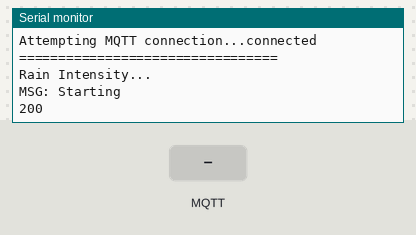
The sketch below on a simulated ESP32. Parts: the last lines printed to the serial monitor. Inputs (shaded band) come from the test bench. WiFi joins after 1.5 s; servers stay silent unless stated; uploads are accepted with an empty reply; no MQTT or app messages arrive unless stated; nothing arrives over Bluetooth unless stated; a phone connects over Bluetooth LE 3 s after start.

Above: at 2.7 s.
2.8 s: MQTT message "esp32/output" arrives on the first subscribed topic
At 5.2 s:
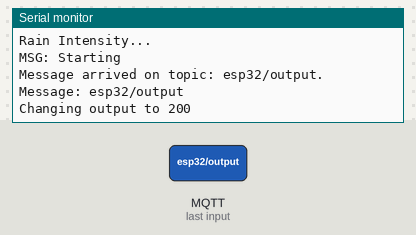
6.2 s: MQTT message "on" arrives on the first subscribed topic
At 8.14 s:
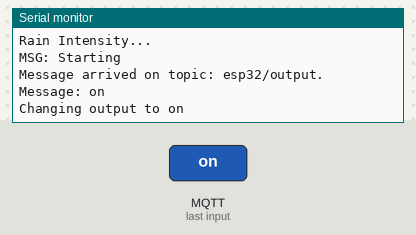
9.4 s: MQTT message "off" arrives on the first subscribed topic
At 11.35 s:
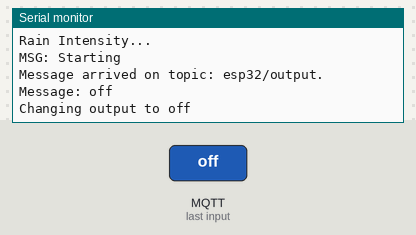
12.6 s: MQTT message "1" arrives on the first subscribed topic
At 15.8 s:
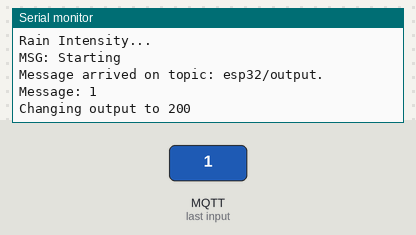

The sketch:

ble_server.ino
```cpp
#include <BLEDevice.h>
#include <BLEServer.h>
#include <WiFi.h>
#include <PubSubClient.h>
#include <HTTPClient.h>

#define SERVICE_UUID        "4fafc201-1fb5-459e-8fcc-c5c9c331914b"
#define CHARACTERISTIC_UUID "beb5483e-36e1-4688-b7f5-ea07361b26a8"

WiFiClient espClient;
PubSubClient client(espClient);
HTTPClient http;

long lastMsg = 0;
char msg[50];
int value = 0;
const char* server = "192.168.1.66";      // Broker IP Address
const char* ssid = "A-21";                // Access point name
const char* password = "secrean431038";   // Access point password


BLEServer* myServer = nullptr;
BLEService* myService = nullptr;
BLECharacteristic* myChar = nullptr;

void setup_wifi() {
  delay(10);
  Serial.println();
  Serial.print("Connecting to ");
  Serial.println(ssid);

  WiFi.begin(ssid, password);

  while (WiFi.status() != WL_CONNECTED) {
    delay(500);
    Serial.print(".");
  }

  Serial.println("");
  Serial.println("WiFi connected");
  Serial.println("IP address: ");
  Serial.println(WiFi.localIP());
}
void makeServer(){
  BLEDevice::init("Gateway");
  myServer = BLEDevice::createServer();
  myService = myServer->createService(SERVICE_UUID);
  myChar = myService->createCharacteristic(
                                         CHARACTERISTIC_UUID,
                                         BLECharacteristic::PROPERTY_READ |
                                         BLECharacteristic::PROPERTY_WRITE
                                       );
  myChar->setValue("Starting");

  myService->start();
  BLEAdvertising *pAdvertising = BLEDevice::getAdvertising();
  pAdvertising->addServiceUUID(SERVICE_UUID);
  pAdvertising->setScanResponse(true);
  pAdvertising->setMinPreferred(0x06);
  pAdvertising->setMinPreferred(0x12);
  BLEDevice::startAdvertising();
  Serial.println("Characteristic defined! Now you can read it in your phone!");
}
void reconnect() {
  // Loop until we're reconnected
  while (!client.connected()) {
    Serial.print("Attempting MQTT connection...");
    // Attempt to connect
    if (client.connect("ESP32Client")) {
      Serial.println("connected");
      // Subscribe
      client.subscribe("esp32/output");
    } else {
      Serial.print("failed, rc=");
      Serial.print(client.state());
      Serial.println(" try again in 5 seconds");
      // Wait 5 seconds before retrying
      delay(1000);
    }
  }
}
void setup() {
  Serial.begin(115200);
  Serial.println("Starting BLE work!");
  setup_wifi();
  client.setServer(server,1883);
  client.setCallback(callback);
  makeServer();
}

void loop() {
  if (!client.connected()) {
    reconnect();
  }

  // start working...
  Serial.println("=================================");
  Serial.println("Rain Intensity...");

 std::string value = myChar->getValue();
      Serial.print("MSG: ");
      Serial.println(value.c_str());

  String str = value.c_str();
  char toSend [10];
  str.toCharArray(toSend,10);
  client.loop();

  // Publish data to thingsboard using mqtt
  client.publish("rain",toSend);

  // POST data to thingsboard using HTTP if you can't connect to thingsboard using mqtt
  String send_data = "{intensity:" + str + "}";
  http.begin("https://demo.thingsboard.io/api/v1/4JjDZdXT0hIkvpgR5OwT/telemetry");  // Access token
  http.addHeader("Content-Type", "application/json");
  int httpResponseCode = http.POST(send_data);
  if(httpResponseCode>0){
    String response = http.getString();
    Serial.println(httpResponseCode);
    Serial.println(response);
  } else {
    Serial.print("Error on sending POST: ");
    Serial.println(httpResponseCode);
  }
  http.end();

  delay(3000);
}


void callback(char* topic, byte* message, unsigned int length) {
  Serial.print("Message arrived on topic: ");
  Serial.print(topic);
  Serial.print(". Message: ");
  String messageTemp;

  for (int i = 0; i < length; i++) {
    Serial.print((char)message[i]);
    messageTemp += (char)message[i];
  }
  Serial.println();

  if (String(topic) == "esp32/output") {
    Serial.print("Changing output to ");
    if(messageTemp == "on"){
      Serial.println("on");
    }
    else if(messageTemp == "off"){
      Serial.println("off");
    }
  }
}
```

Measured:
- after the input at 2.8 s, the serial monitor: prints a new line after 2.0 s (image 1)
- after the input at 6.2 s, the serial monitor: prints a new line after 1.8 s (image 2)
- after the input at 9.4 s, the serial monitor: prints a new line after 1.8 s (image 3)
- after the input at 12.6 s, the serial monitor: prints a new line after 1.8 s (image 4)
